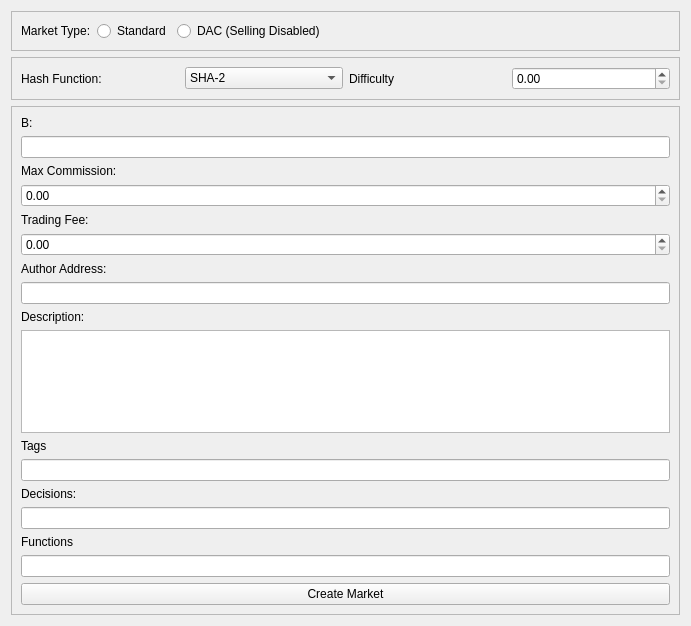
<?xml version="1.0" encoding="UTF-8"?>
<ui version="4.0">
 <class>DecisionMarketCreationWidget</class>
 <widget class="QWidget" name="DecisionMarketCreationWidget">
  <property name="geometry">
   <rect>
    <x>0</x>
    <y>0</y>
    <width>691</width>
    <height>626</height>
   </rect>
  </property>
  <property name="windowTitle">
   <string>Form</string>
  </property>
  <layout class="QVBoxLayout" name="verticalLayout">
   <item>
    <widget class="QFrame" name="frame">
     <property name="frameShape">
      <enum>QFrame::StyledPanel</enum>
     </property>
     <property name="frameShadow">
      <enum>QFrame::Raised</enum>
     </property>
     <layout class="QHBoxLayout" name="horizontalLayout">
      <item>
       <widget class="QLabel" name="label_5">
        <property name="text">
         <string>Market Type:</string>
        </property>
       </widget>
      </item>
      <item>
       <widget class="QRadioButton" name="radioButton">
        <property name="text">
         <string>Standard</string>
        </property>
       </widget>
      </item>
      <item>
       <widget class="QRadioButton" name="radioButton_2">
        <property name="text">
         <string>DAC (Selling Disabled)</string>
        </property>
       </widget>
      </item>
      <item>
       <spacer name="horizontalSpacer">
        <property name="orientation">
         <enum>Qt::Horizontal</enum>
        </property>
        <property name="sizeHint" stdset="0">
         <size>
          <width>40</width>
          <height>20</height>
         </size>
        </property>
       </spacer>
      </item>
     </layout>
    </widget>
   </item>
   <item>
    <widget class="QFrame" name="frame_2">
     <property name="frameShape">
      <enum>QFrame::StyledPanel</enum>
     </property>
     <property name="frameShadow">
      <enum>QFrame::Raised</enum>
     </property>
     <layout class="QHBoxLayout" name="horizontalLayout_2">
      <item>
       <widget class="QLabel" name="label_6">
        <property name="text">
         <string>Hash Function:</string>
        </property>
       </widget>
      </item>
      <item>
       <widget class="QComboBox" name="comboBox">
        <item>
         <property name="text">
          <string>SHA-2</string>
         </property>
        </item>
       </widget>
      </item>
      <item>
       <widget class="QLabel" name="label_7">
        <property name="text">
         <string>Difficulty</string>
        </property>
       </widget>
      </item>
      <item>
       <widget class="QDoubleSpinBox" name="doubleSpinBox_3"/>
      </item>
     </layout>
    </widget>
   </item>
   <item>
    <widget class="QFrame" name="frame_3">
     <property name="frameShape">
      <enum>QFrame::StyledPanel</enum>
     </property>
     <property name="frameShadow">
      <enum>QFrame::Raised</enum>
     </property>
     <layout class="QVBoxLayout" name="verticalLayout_2">
      <item>
       <widget class="QLabel" name="label">
        <property name="text">
         <string>B:</string>
        </property>
       </widget>
      </item>
      <item>
       <widget class="QLineEdit" name="lineEdit"/>
      </item>
      <item>
       <widget class="QLabel" name="label_3">
        <property name="text">
         <string>Max Commission:</string>
        </property>
       </widget>
      </item>
      <item>
       <widget class="QDoubleSpinBox" name="doubleSpinBox"/>
      </item>
      <item>
       <widget class="QLabel" name="label_2">
        <property name="text">
         <string>Trading Fee:</string>
        </property>
       </widget>
      </item>
      <item>
       <widget class="QDoubleSpinBox" name="doubleSpinBox_2"/>
      </item>
      <item>
       <widget class="QLabel" name="label_4">
        <property name="text">
         <string>Author Address:</string>
        </property>
       </widget>
      </item>
      <item>
       <widget class="QLineEdit" name="lineEdit_2"/>
      </item>
      <item>
       <widget class="QLabel" name="label_8">
        <property name="text">
         <string>Description:</string>
        </property>
       </widget>
      </item>
      <item>
       <widget class="QPlainTextEdit" name="plainTextEdit"/>
      </item>
      <item>
       <widget class="QLabel" name="label_9">
        <property name="text">
         <string>Tags</string>
        </property>
       </widget>
      </item>
      <item>
       <widget class="QLineEdit" name="lineEdit_3"/>
      </item>
      <item>
       <widget class="QLabel" name="label_10">
        <property name="text">
         <string>Decisions:</string>
        </property>
       </widget>
      </item>
      <item>
       <widget class="QLineEdit" name="lineEdit_4"/>
      </item>
      <item>
       <widget class="QLabel" name="label_11">
        <property name="text">
         <string>Functions</string>
        </property>
       </widget>
      </item>
      <item>
       <widget class="QLineEdit" name="lineEdit_5"/>
      </item>
      <item>
       <widget class="QPushButton" name="pushButton">
        <property name="text">
         <string>Create Market</string>
        </property>
       </widget>
      </item>
     </layout>
    </widget>
   </item>
  </layout>
 </widget>
 <resources/>
 <connections/>
</ui>
